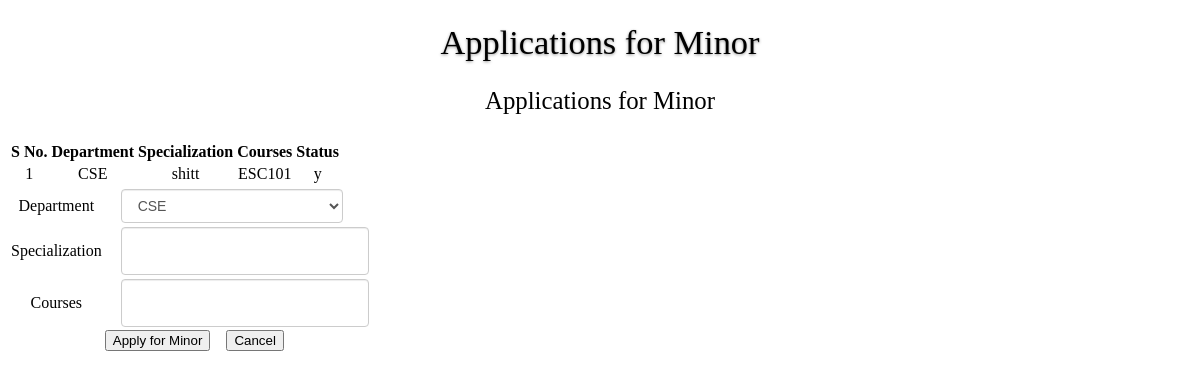
/student_apply_minor.php, run on the app's committed database.
### tables this page shows
CREATE TABLE `minor_applications` (
  `name` varchar(20) NOT NULL,
  `roll_number` int(10) NOT NULL,
  `department` varchar(10) NOT NULL,
  `specialization` varchar(20) NOT NULL,
  `courses` varchar(20) NOT NULL,
  `approval` varchar(2) NOT NULL
);

### student_apply_minor.php (the view, shortened to what this page needs)
<?php
$iid=$_SESSION['unametxt'];
$sql_roll = mysqli_query($con, "SELECT roll_number, name FROM stu_table where user_id like '%$iid%'");
$data = mysqli_fetch_array($sql_roll);
$id = $data['roll_number'];
?>
<!DOCTYPE html PUBLIC "-//W3C//DTD XHTML 1.0 Transitional//EN" "http://www.w3.org/TR/xhtml1/DTD/xhtml1-transitional.dtd">
<html xmlns="http://www.w3.org/1999/xhtml">
<head>
<link rel="stylesheet" type="text/css" href="css/style_entry.css" />
</head>
<body>
<div class="panel panel-default">
  		<div class="panel-heading"><h1><span class="glyphicon glyphicon-user"></span>Applications for Minor</h1></div>
  			<div class="panel-body">
			<div class="container">
				<p style="text-align:center;">Applications for Minor</p>
			</div>
<div class="table_margin">
<table class="table table-bordered">
        <thead>
            <tr>
            <th style="text-align: center;">S No.</th>
 	    <th style="text-align: center;">Department</th>
            <th style="text-align: center;">Specialization</th>
            <th style="text-align: center;">Courses</th>
            <th style="text-align: center;">Status</th>
            </tr>
        </thead>
        <?php $sql_reg=mysqli_query($con,"SELECT * FROM minor_applications where roll_number=$id ");
        $i=0;
        while($row=mysqli_fetch_array($sql_reg)){
            $i++;
        ?>
          <tr>
                <td><?php echo $i;?></td>
            <td><?php echo $row['department'];?></td>
             <td><?php echo  $row['specialization'];?></td>
            <td><?php echo $row['courses'];?></td>
                <td><?php echo $row['approval'];?></td>
            </tr>
        <?php
        }
        ?>
</table>
<div class="container_form">
    <form method="post">
<div class="information_container">
<table class = "table without borders">
<tr>
<td> Department </td>
<td>
					<select name="dept" class="form-control"  >
					<option value="CSE"> CSE </option>
				</select>
				    </td>
</tr>
<tr>
<td> Specialization </td>
<td> <input type="text" name="specialization" class="form-control"/> </td>
</tr>
<tr>
<td> Courses </td>
<td> <input type="text" name="courses" class="form-control"/> </td>
</tr>
</table>
            <div class="teacher_btn_pos">
					<input type="submit" name="btn_add" href="#" class="btn btn-primary btn-large" value="Apply for Minor" />&nbsp;&nbsp;&nbsp;
					<input type="reset"  href="#" class="btn btn-primary btn-large" value="Cancel" />
				</div>
                </div>                    </form>
            </div>
		</div>
	</div>
</body>
</html>

### css/style_entry.css (style rules this page uses)
h1 { text-align: center; font-family: 'Segoe UI Light'; font-weight: 200; font-style: normal; font-size: 2.15em; text-shadow: 0px 1px 3px rgba(150, 150, 150, 1); }
p { text-align: center; font-family: 'Segoe UI Light'; font-weight: 200; font-style: normal; font-size: 1.55em; }
.form-control { display: block; width: 100%; height: 34px; padding: 6px 12px; font-size: 14px; line-height: 1.42857143; color: #555; background-color: #fff; background-image: none; border: 1px solid #ccc; border-radius: 4px; -webkit-box-shadow: inset 0 1px 1px rgba(0,0,0,.075); box-shadow: inset 0 1px 1px rgba(0,0,0,.075); -webkit-transition: border-color ease-in-out .15s,-webkit-box-shadow ease-in-out .15s; -o-transition: border-color ease-in-out .15s,box-shadow ease-in-out .15s; transition: border-color ease-in-out .15s,box-shadow ease-in-out .15s; margin-left: 15px; }
.panel.panel-default { text-align: center; }
.container_form { float: left; }
.panel-body { padding-bottom: 40px; }
.teacher_btn_pos { margin-left: 50px; }

### data on the page
minor_applications: department "CSE", specialization "shitt", courses "ESC101", approval "y"
